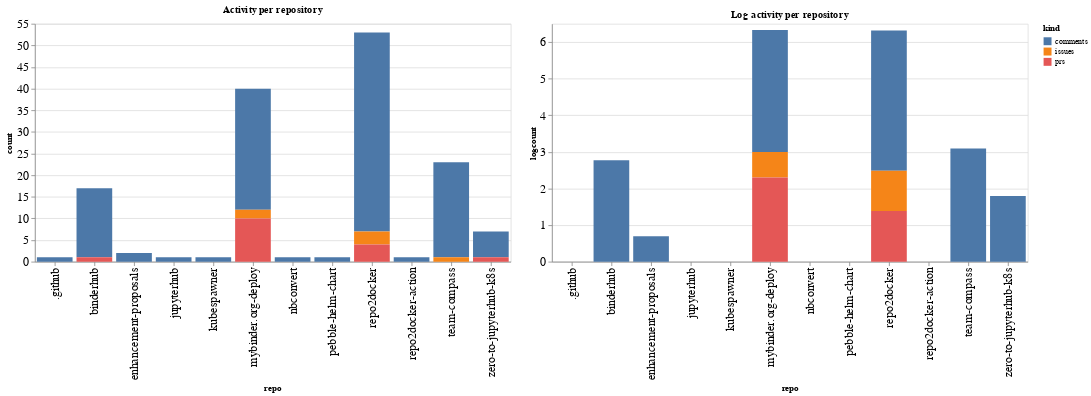

Notebook cell for this chart:
### Code cell
ch1 = alt.Chart(repo_summaries, width=600, title="Activity per repository").mark_bar().encode(
    x='repo',
    y='count',
    color='kind',
    tooltip="kind"
)

ch2 = alt.Chart(repo_summaries, width=600, title="Log activity per repository").mark_bar().encode(
    x='repo',
    y='logcount',
    color='kind',
    tooltip="kind"
)

ch1 | ch2

### Figure 1 — Vega-Lite specification as saved in the notebook (floating-point values rounded to 4 significant figures)
{"config": {"axisLeft": {"labelFontSize": 15}, "axisBottom": {"labelFontSize": 15}}, "hconcat": [{"mark": "bar", "encoding": {"color": {"type": "nominal", "field": "kind"}, "tooltip": {"type": "nominal", "field": "kind"}, "x": {"type": "nominal", "field": "repo"}, "y": {"type": "quantitative", "field": "count"}}, "title": "Activity per repository", "width": 600}, {"mark": "bar", "encoding": {"color": {"type": "nominal", "field": "kind"}, "tooltip": {"type": "nominal", "field": "kind"}, "x": {"type": "nominal", "field": "repo"}, "y": {"type": "quantitative", "field": "logcount"}}, "title": "Log activity per repository", "width": 600}], "data": {"name": "data-a2f940071fc150f13497ce005d246e10"}, "$schema": "https://vega.github.io/schema/vega-lite/v4.8.1.json", "datasets": {"data-a2f940071fc150f13497ce005d246e10": [{"repo": ".github", "kind": "comments", "count": 1, "logcount": 0.0}, {"repo": "binderhub", "kind": "comments", "count": 16, "logcount": 2.773}, {"repo": "binderhub", "kind": "prs", "count": 1, "logcount": 0.0}, {"repo": "enhancement-proposals", "kind": "comments", "count": 2, "logcount": 0.6931}, {"repo": "jupyterhub", "kind": "comments", "count": 1, "logcount": 0.0}, {"repo": "kubespawner", "kind": "comments", "count": 1, "logcount": 0.0}, {"repo": "mybinder.org-deploy", "kind": "comments", "count": 28, "logcount": 3.332}, {"repo": "mybinder.org-deploy", "kind": "issues", "count": 2, "logcount": 0.6931}, {"repo": "mybinder.org-deploy", "kind": "prs", "count": 10, "logcount": 2.303}, {"repo": "nbconvert", "kind": "comments", "count": 1, "logcount": 0.0}, {"repo": "pebble-helm-chart", "kind": "comments", "count": 1, "logcount": 0.0}, {"repo": "repo2docker", "kind": "comments", "count": 46, "logcount": 3.829}, {"repo": "repo2docker", "kind": "issues", "count": 3, "logcount": 1.099}, {"repo": "repo2docker", "kind": "prs", "count": 4, "logcount": 1.386}, {"repo": "repo2docker-action", "kind": "comments", "count": 1, "logcount": 0.0}, {"repo": "team-compass", "kind": "comments", "count": 22, "logcount": 3.091}, {"repo": "team-compass", "kind": "issues", "count": 1, "logcount": 0.0}, {"repo": "zero-to-jupyterhub-k8s", "kind": "comments", "count": 6, "logcount": 1.792}, {"repo": "zero-to-jupyterhub-k8s", "kind": "prs", "count": 1, "logcount": 0.0}]}}
